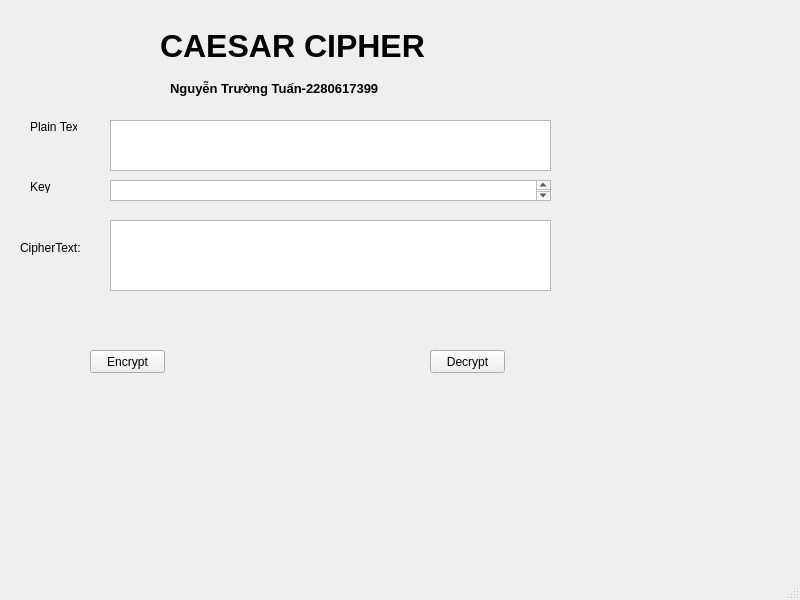
<?xml version="1.0" encoding="UTF-8"?>
<ui version="4.0">
 <class>MainWindow</class>
 <widget class="QMainWindow" name="MainWindow">
  <property name="geometry">
   <rect>
    <x>0</x>
    <y>0</y>
    <width>800</width>
    <height>600</height>
   </rect>
  </property>
  <property name="windowTitle">
   <string>MainWindow</string>
  </property>
  <widget class="QWidget" name="centralwidget">
   <widget class="QLabel" name="label">
    <property name="geometry">
     <rect>
      <x>160</x>
      <y>20</y>
      <width>281</width>
      <height>51</height>
     </rect>
    </property>
    <property name="font">
     <font>
      <pointsize>24</pointsize>
      <weight>75</weight>
      <bold>true</bold>
     </font>
    </property>
    <property name="text">
     <string>CAESAR CIPHER</string>
    </property>
   </widget>
   <widget class="QLabel" name="label_2">
    <property name="geometry">
     <rect>
      <x>170</x>
      <y>80</y>
      <width>241</width>
      <height>16</height>
     </rect>
    </property>
    <property name="font">
     <font>
      <pointsize>10</pointsize>
      <weight>75</weight>
      <bold>true</bold>
     </font>
    </property>
    <property name="text">
     <string>Nguyễn Trường Tuấn-2280617399</string>
    </property>
   </widget>
   <widget class="QLabel" name="label_3">
    <property name="geometry">
     <rect>
      <x>30</x>
      <y>120</y>
      <width>47</width>
      <height>13</height>
     </rect>
    </property>
    <property name="text">
     <string>Plain Text:</string>
    </property>
   </widget>
   <widget class="QPlainTextEdit" name="txt_plaintext">
    <property name="geometry">
     <rect>
      <x>110</x>
      <y>120</y>
      <width>441</width>
      <height>51</height>
     </rect>
    </property>
   </widget>
   <widget class="QPlainTextEdit" name="txt_key">
    <property name="geometry">
     <rect>
      <x>110</x>
      <y>180</y>
      <width>441</width>
      <height>21</height>
     </rect>
    </property>
   </widget>
   <widget class="QLabel" name="label_4">
    <property name="geometry">
     <rect>
      <x>30</x>
      <y>180</y>
      <width>47</width>
      <height>13</height>
     </rect>
    </property>
    <property name="text">
     <string>Key</string>
    </property>
   </widget>
   <widget class="QLabel" name="label_5">
    <property name="geometry">
     <rect>
      <x>20</x>
      <y>240</y>
      <width>71</width>
      <height>16</height>
     </rect>
    </property>
    <property name="text">
     <string>CipherText:</string>
    </property>
   </widget>
   <widget class="QPlainTextEdit" name="txt_ciphertext">
    <property name="geometry">
     <rect>
      <x>110</x>
      <y>220</y>
      <width>441</width>
      <height>71</height>
     </rect>
    </property>
   </widget>
   <widget class="QPushButton" name="btn_encrypt">
    <property name="geometry">
     <rect>
      <x>90</x>
      <y>350</y>
      <width>75</width>
      <height>23</height>
     </rect>
    </property>
    <property name="text">
     <string>Encrypt</string>
    </property>
   </widget>
   <widget class="QPushButton" name="btn_decrypt">
    <property name="geometry">
     <rect>
      <x>430</x>
      <y>350</y>
      <width>75</width>
      <height>23</height>
     </rect>
    </property>
    <property name="text">
     <string>Decrypt</string>
    </property>
   </widget>
  </widget>
  <widget class="QMenuBar" name="menubar">
   <property name="geometry">
    <rect>
     <x>0</x>
     <y>0</y>
     <width>800</width>
     <height>21</height>
    </rect>
   </property>
  </widget>
  <widget class="QStatusBar" name="statusbar"/>
 </widget>
 <resources/>
 <connections/>
</ui>
